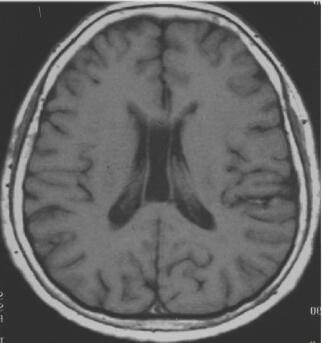
#> input picture basic-4/1.jpg, 322 x 343 px, found by its file name
$ python main.py   (older library calls are emulated)
#> lines starting #> are read from the running program, lines starting #| are printed output that depends on the picture
import cv2
import numpy as np
import matplotlib.pyplot as plt

# Read image and convert to grayscale
i = cv2.imread("basic-4/1.jpg", cv2.IMREAD_GRAYSCALE)
#> i: shape (343, 322); min 25, max 255, mean 99.7

# Create a subplot layout
plt.figure(figsize=(12, 6))

# Prewitt operator
prewitt_kernel_x = np.array([[-1, 0, 1], [-1, 0, 1], [-1, 0, 1]], dtype=np.float32)
prewitt_kernel_y = np.array([[-1, -1, -1], [0, 0, 0], [1, 1, 1]], dtype=np.float32)
prewitt_i_x = cv2.filter2D(
    i.astype(np.float32), -1, prewitt_kernel_x, borderType=cv2.BORDER_REFLECT
)
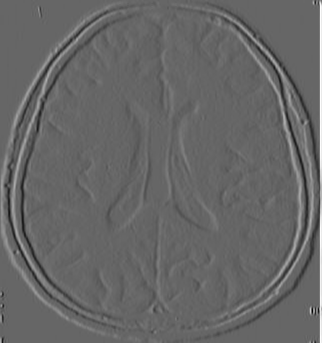
#> prewitt_i_x: shape (343, 322) float32; min -413, max 619, mean 3.6; drawn with min black and max white
prewitt_i_y = cv2.filter2D(
    i.astype(np.float32), -1, prewitt_kernel_y, borderType=cv2.BORDER_REFLECT
)
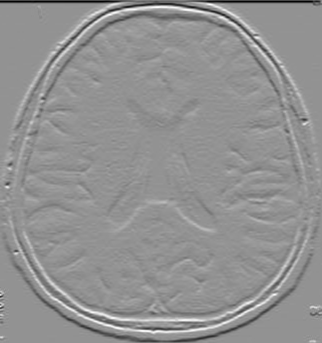
#> prewitt_i_y: shape (343, 322) float32; min -428, max 315, mean -2.8; drawn with min black and max white
prewitt_i = np.uint8(
    np.clip(np.sqrt(np.square(prewitt_i_x) + np.square(prewitt_i_y)), 0, 255)
)
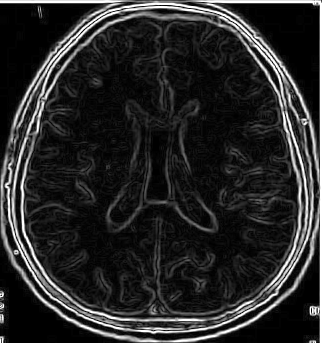
#> prewitt_i: shape (343, 322); min 0, max 255, mean 40
plt.subplot(2, 4, 1)
plt.imshow(prewitt_i, cmap="gray")
plt.title("Prewitt Operator")

# Sobel operator
sobel_i_x = cv2.Sobel(
    i.astype(np.float32), cv2.CV_64F, 1, 0, ksize=3, borderType=cv2.BORDER_REFLECT
)
sobel_i_y = cv2.Sobel(
    i.astype(np.float32), cv2.CV_64F, 0, 1, ksize=3, borderType=cv2.BORDER_REFLECT
)
sobel_i = np.uint8(
    np.clip(np.sqrt(np.square(sobel_i_x) + np.square(sobel_i_y)), 0, 255)
)
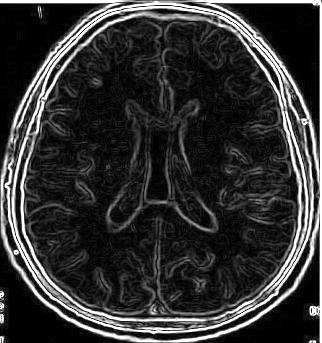
#> sobel_i: shape (343, 322); min 0, max 255, mean 50.6
plt.subplot(2, 4, 2)
plt.imshow(sobel_i, cmap="gray")
plt.title("Sobel Operator")


# LoG operator
def log_filter(size=5, sigma=1.0):
    """Generate LoG kernel"""
#> called with size = 5, sigma = 1
    kernel = np.zeros((size, size), dtype=np.float32)
    center = size // 2
    for x in range(size):
        for y in range(size):
            x_diff = x - center
            y_diff = y - center
            kernel[x, y] = (
                -(1 / (np.pi * sigma**4))
                * (1 - (x_diff**2 + y_diff**2) / (2 * sigma**2))
                * np.exp(-(x_diff**2 + y_diff**2) / (2 * sigma**2))
            )
    return kernel


log_kernel = log_filter(size=5, sigma=1.0)
log_i = cv2.filter2D(
    i.astype(np.float32), -1, log_kernel, borderType=cv2.BORDER_REFLECT
)
log_i = np.clip(log_i, 0, 255).astype(np.uint8)
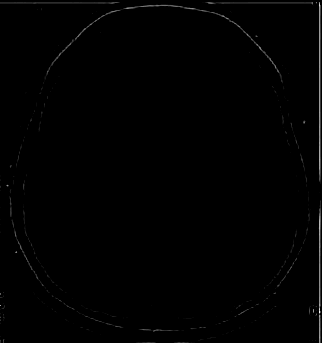
#> log_i: shape (343, 322); min 0, max 39, mean 0.2; drawn with min black and max white
plt.subplot(2, 4, 3)
plt.imshow(log_i, cmap="gray")
plt.title("LoG Operator")

# Laplacian operator
laplacian_i = cv2.Laplacian(i, cv2.CV_64F)
laplacian_i = np.uint8(np.clip(laplacian_i, 0, 255))
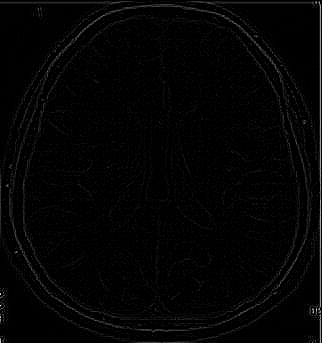
#> laplacian_i: shape (343, 322); min 0, max 242, mean 3.9
plt.subplot(2, 4, 4)
plt.imshow(laplacian_i, cmap="gray")
plt.title("Laplacian Operator")

# Original image overlay
plt.subplot(2, 4, 5)
plt.imshow(np.clip(i + prewitt_i, 0, 255), cmap="gray")
plt.title("Prewitt Overlay")

plt.subplot(2, 4, 6)
plt.imshow(np.clip(i + sobel_i, 0, 255), cmap="gray")
plt.title("Sobel Overlay")

plt.subplot(2, 4, 7)
plt.imshow(np.clip(i + log_i, 0, 255), cmap="gray")
plt.title("LoG Overlay")

plt.subplot(2, 4, 8)
plt.imshow(np.clip(i + laplacian_i, 0, 255), cmap="gray")
plt.title("Laplacian Overlay")

plt.tight_layout()
plt.show()
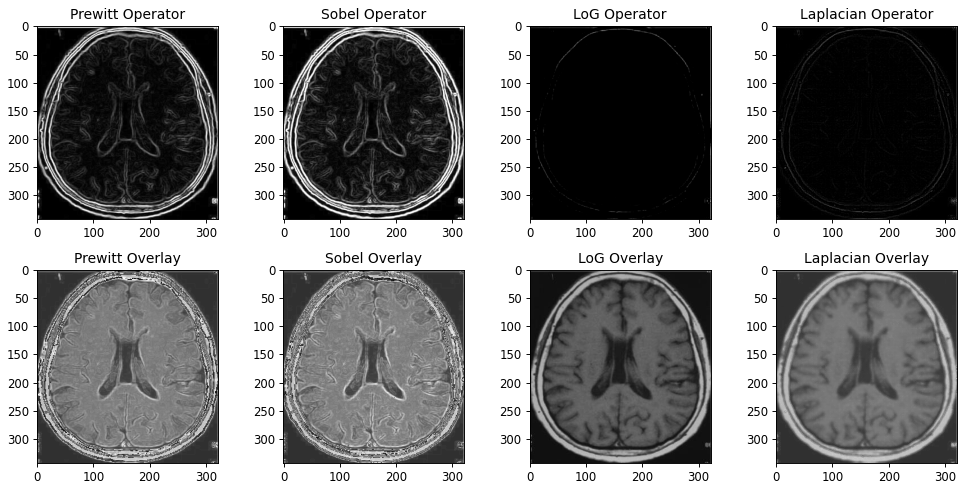
#> figure drawn by matplotlib, 8 panels
